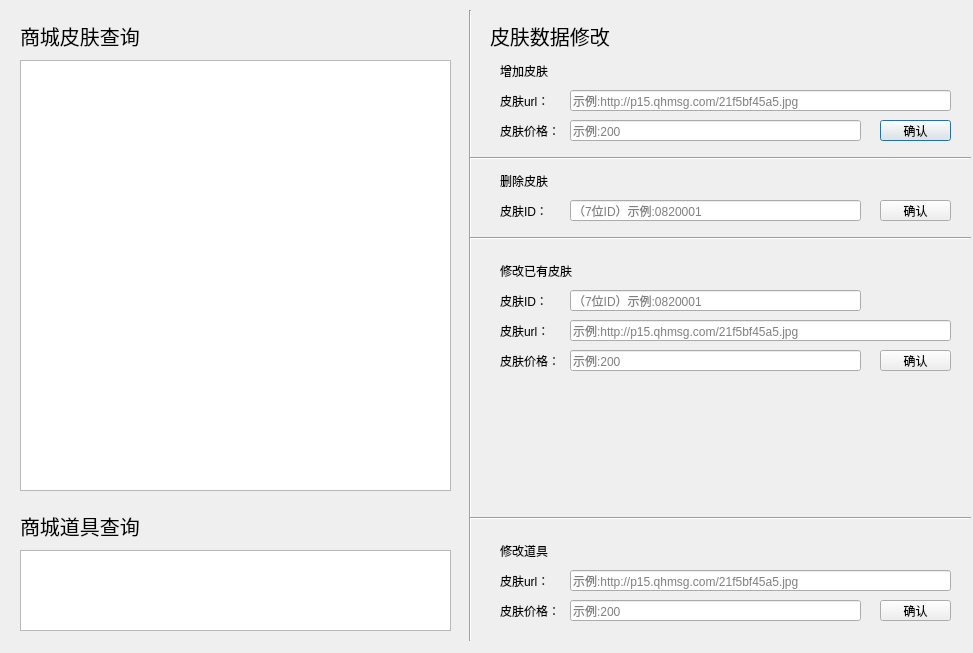
<?xml version="1.0" encoding="UTF-8"?>
<ui version="4.0">
 <class>Dialog</class>
 <widget class="QDialog" name="Dialog">
  <property name="geometry">
   <rect>
    <x>0</x>
    <y>0</y>
    <width>973</width>
    <height>653</height>
   </rect>
  </property>
  <property name="windowTitle">
   <string>Dialog</string>
  </property>
  <widget class="QLabel" name="label_1">
   <property name="geometry">
    <rect>
     <x>20</x>
     <y>20</y>
     <width>161</width>
     <height>31</height>
    </rect>
   </property>
   <property name="font">
    <font>
     <family>华文行楷</family>
     <pointsize>15</pointsize>
    </font>
   </property>
   <property name="text">
    <string>商城皮肤查询</string>
   </property>
  </widget>
  <widget class="QListView" name="listView_skin">
   <property name="geometry">
    <rect>
     <x>20</x>
     <y>60</y>
     <width>431</width>
     <height>431</height>
    </rect>
   </property>
  </widget>
  <widget class="Line" name="line">
   <property name="geometry">
    <rect>
     <x>460</x>
     <y>10</y>
     <width>20</width>
     <height>631</height>
    </rect>
   </property>
   <property name="orientation">
    <enum>Qt::Vertical</enum>
   </property>
  </widget>
  <widget class="QLabel" name="label_2">
   <property name="geometry">
    <rect>
     <x>490</x>
     <y>20</y>
     <width>161</width>
     <height>31</height>
    </rect>
   </property>
   <property name="font">
    <font>
     <family>华文行楷</family>
     <pointsize>15</pointsize>
    </font>
   </property>
   <property name="text">
    <string>皮肤数据修改</string>
   </property>
  </widget>
  <widget class="QLabel" name="label_addskin">
   <property name="geometry">
    <rect>
     <x>500</x>
     <y>60</y>
     <width>311</width>
     <height>21</height>
    </rect>
   </property>
   <property name="text">
    <string>增加皮肤</string>
   </property>
  </widget>
  <widget class="QPushButton" name="pushButton_addskin">
   <property name="geometry">
    <rect>
     <x>880</x>
     <y>120</y>
     <width>71</width>
     <height>21</height>
    </rect>
   </property>
   <property name="text">
    <string>确认</string>
   </property>
  </widget>
  <widget class="QLineEdit" name="lineEdit_addskinurl">
   <property name="geometry">
    <rect>
     <x>570</x>
     <y>90</y>
     <width>381</width>
     <height>21</height>
    </rect>
   </property>
   <property name="readOnly">
    <bool>true</bool>
   </property>
   <property name="placeholderText">
    <string>示例:http://p15.qhmsg.com/21f5bf45a5.jpg</string>
   </property>
  </widget>
  <widget class="QLabel" name="label_addskinurl">
   <property name="geometry">
    <rect>
     <x>500</x>
     <y>90</y>
     <width>71</width>
     <height>21</height>
    </rect>
   </property>
   <property name="text">
    <string>皮肤url：</string>
   </property>
  </widget>
  <widget class="QLabel" name="label_addskinprice">
   <property name="geometry">
    <rect>
     <x>500</x>
     <y>120</y>
     <width>71</width>
     <height>21</height>
    </rect>
   </property>
   <property name="text">
    <string>皮肤价格：</string>
   </property>
  </widget>
  <widget class="QLineEdit" name="lineEdit_addskinprice">
   <property name="geometry">
    <rect>
     <x>570</x>
     <y>120</y>
     <width>291</width>
     <height>21</height>
    </rect>
   </property>
   <property name="readOnly">
    <bool>true</bool>
   </property>
   <property name="placeholderText">
    <string>示例:200</string>
   </property>
  </widget>
  <widget class="QLabel" name="label_deleteskinid">
   <property name="geometry">
    <rect>
     <x>500</x>
     <y>200</y>
     <width>71</width>
     <height>21</height>
    </rect>
   </property>
   <property name="text">
    <string>皮肤ID：</string>
   </property>
  </widget>
  <widget class="QLabel" name="label_deleteskin">
   <property name="geometry">
    <rect>
     <x>500</x>
     <y>170</y>
     <width>311</width>
     <height>21</height>
    </rect>
   </property>
   <property name="text">
    <string>删除皮肤</string>
   </property>
  </widget>
  <widget class="QLineEdit" name="lineEdit_deleteskin">
   <property name="geometry">
    <rect>
     <x>570</x>
     <y>200</y>
     <width>291</width>
     <height>21</height>
    </rect>
   </property>
   <property name="readOnly">
    <bool>true</bool>
   </property>
   <property name="placeholderText">
    <string>（7位ID）示例:0820001</string>
   </property>
  </widget>
  <widget class="Line" name="line_2">
   <property name="geometry">
    <rect>
     <x>470</x>
     <y>150</y>
     <width>501</width>
     <height>16</height>
    </rect>
   </property>
   <property name="orientation">
    <enum>Qt::Horizontal</enum>
   </property>
  </widget>
  <widget class="QPushButton" name="pushButton_deleteskin">
   <property name="geometry">
    <rect>
     <x>880</x>
     <y>200</y>
     <width>71</width>
     <height>21</height>
    </rect>
   </property>
   <property name="text">
    <string>确认</string>
   </property>
  </widget>
  <widget class="Line" name="line_3">
   <property name="geometry">
    <rect>
     <x>470</x>
     <y>230</y>
     <width>501</width>
     <height>16</height>
    </rect>
   </property>
   <property name="orientation">
    <enum>Qt::Horizontal</enum>
   </property>
  </widget>
  <widget class="QLabel" name="label_changeskinprice">
   <property name="geometry">
    <rect>
     <x>500</x>
     <y>350</y>
     <width>71</width>
     <height>21</height>
    </rect>
   </property>
   <property name="text">
    <string>皮肤价格：</string>
   </property>
  </widget>
  <widget class="QLabel" name="label_changeskinurl">
   <property name="geometry">
    <rect>
     <x>500</x>
     <y>320</y>
     <width>71</width>
     <height>21</height>
    </rect>
   </property>
   <property name="text">
    <string>皮肤url：</string>
   </property>
  </widget>
  <widget class="QLineEdit" name="lineEdit_changeskinprice">
   <property name="geometry">
    <rect>
     <x>570</x>
     <y>350</y>
     <width>291</width>
     <height>21</height>
    </rect>
   </property>
   <property name="readOnly">
    <bool>true</bool>
   </property>
   <property name="placeholderText">
    <string>示例:200</string>
   </property>
  </widget>
  <widget class="QLabel" name="label_changeskin">
   <property name="geometry">
    <rect>
     <x>500</x>
     <y>260</y>
     <width>311</width>
     <height>21</height>
    </rect>
   </property>
   <property name="text">
    <string>修改已有皮肤</string>
   </property>
  </widget>
  <widget class="QPushButton" name="pushButton_changeskin">
   <property name="geometry">
    <rect>
     <x>880</x>
     <y>350</y>
     <width>71</width>
     <height>21</height>
    </rect>
   </property>
   <property name="text">
    <string>确认</string>
   </property>
  </widget>
  <widget class="QLineEdit" name="lineEdit_changeskinurl">
   <property name="geometry">
    <rect>
     <x>570</x>
     <y>320</y>
     <width>381</width>
     <height>21</height>
    </rect>
   </property>
   <property name="readOnly">
    <bool>true</bool>
   </property>
   <property name="placeholderText">
    <string>示例:http://p15.qhmsg.com/21f5bf45a5.jpg</string>
   </property>
  </widget>
  <widget class="QLineEdit" name="lineEdit_changeskinid">
   <property name="geometry">
    <rect>
     <x>570</x>
     <y>290</y>
     <width>291</width>
     <height>21</height>
    </rect>
   </property>
   <property name="readOnly">
    <bool>true</bool>
   </property>
   <property name="placeholderText">
    <string>（7位ID）示例:0820001</string>
   </property>
  </widget>
  <widget class="QLabel" name="label_changeskinid">
   <property name="geometry">
    <rect>
     <x>500</x>
     <y>290</y>
     <width>71</width>
     <height>21</height>
    </rect>
   </property>
   <property name="text">
    <string>皮肤ID：</string>
   </property>
  </widget>
  <widget class="Line" name="line_4">
   <property name="geometry">
    <rect>
     <x>470</x>
     <y>510</y>
     <width>501</width>
     <height>16</height>
    </rect>
   </property>
   <property name="orientation">
    <enum>Qt::Horizontal</enum>
   </property>
  </widget>
  <widget class="QLabel" name="label_changetool">
   <property name="geometry">
    <rect>
     <x>500</x>
     <y>540</y>
     <width>311</width>
     <height>21</height>
    </rect>
   </property>
   <property name="text">
    <string>修改道具</string>
   </property>
  </widget>
  <widget class="QLabel" name="label_changetoolurl">
   <property name="geometry">
    <rect>
     <x>500</x>
     <y>570</y>
     <width>71</width>
     <height>21</height>
    </rect>
   </property>
   <property name="text">
    <string>皮肤url：</string>
   </property>
  </widget>
  <widget class="QLineEdit" name="lineEdit_changetoolprice">
   <property name="geometry">
    <rect>
     <x>570</x>
     <y>600</y>
     <width>291</width>
     <height>21</height>
    </rect>
   </property>
   <property name="readOnly">
    <bool>true</bool>
   </property>
   <property name="placeholderText">
    <string>示例:200</string>
   </property>
  </widget>
  <widget class="QLineEdit" name="lineEdit_changetoolurl">
   <property name="geometry">
    <rect>
     <x>570</x>
     <y>570</y>
     <width>381</width>
     <height>21</height>
    </rect>
   </property>
   <property name="readOnly">
    <bool>true</bool>
   </property>
   <property name="placeholderText">
    <string>示例:http://p15.qhmsg.com/21f5bf45a5.jpg</string>
   </property>
  </widget>
  <widget class="QPushButton" name="pushButton_changetool">
   <property name="geometry">
    <rect>
     <x>880</x>
     <y>600</y>
     <width>71</width>
     <height>21</height>
    </rect>
   </property>
   <property name="text">
    <string>确认</string>
   </property>
  </widget>
  <widget class="QLabel" name="label_changetoolprice">
   <property name="geometry">
    <rect>
     <x>500</x>
     <y>600</y>
     <width>71</width>
     <height>21</height>
    </rect>
   </property>
   <property name="text">
    <string>皮肤价格：</string>
   </property>
  </widget>
  <widget class="QLabel" name="label_3">
   <property name="geometry">
    <rect>
     <x>20</x>
     <y>510</y>
     <width>161</width>
     <height>31</height>
    </rect>
   </property>
   <property name="font">
    <font>
     <family>华文行楷</family>
     <pointsize>15</pointsize>
    </font>
   </property>
   <property name="text">
    <string>商城道具查询</string>
   </property>
  </widget>
  <widget class="QListView" name="listView_tool">
   <property name="geometry">
    <rect>
     <x>20</x>
     <y>550</y>
     <width>431</width>
     <height>81</height>
    </rect>
   </property>
  </widget>
 </widget>
 <resources/>
 <connections/>
</ui>
